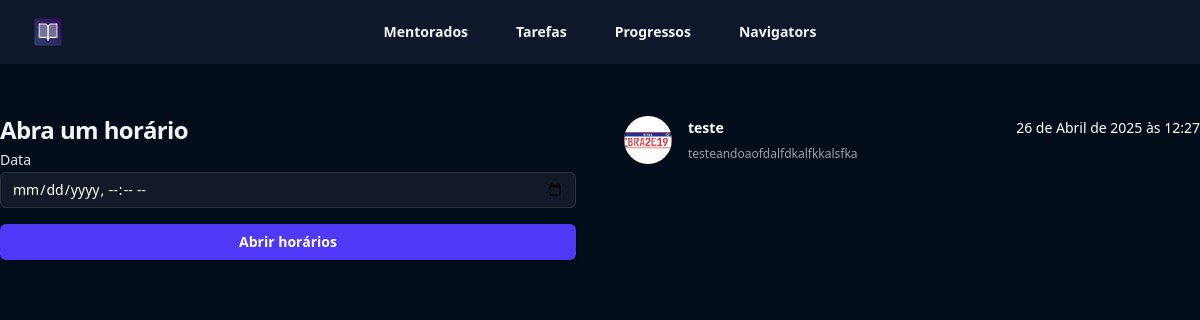
Screenshot of /mentorados/reunioes/ (signed in) with the database file from the repository.
### mentorados/models.py (models this page shows, shortened)
class Reuniao(models.Model):
    tag_choices = (
        ('G', 'Gestão'),
        ('M', 'Marketing'),
        ('RH', 'Gestão de pessoas'),
        ('I', 'Impostos')
    )
    data = models.ForeignKey(DisponibilidadeHorarios, on_delete=models.CASCADE)
    mentorado = models.ForeignKey(Mentorados, on_delete=models.CASCADE)
    tag = models.CharField(max_length=2, choices=tag_choices)
    descricao = models.TextField()

class Mentorados(models.Model):
    estagio_choices = (
        ('E1', '10-100k'),
        ('E2', '100-1kkk')
    )
    nome = models.CharField(max_length=255)
    foto = models.ImageField(upload_to='fotos', null=True, blank=True)
    estagio = models.CharField(max_length=2, choices=estagio_choices)
    navigator = models.ForeignKey(Navigators, null=True, blank=True, on_delete=models.CASCADE)
    user = models.ForeignKey(User, on_delete=models.CASCADE)
    criado_em = models.DateField(auto_now_add=True)
    token = models.CharField(max_length=16)

class DisponibilidadeHorarios(models.Model):
    data_inicial = models.DateTimeField(null=True, blank=True)
    mentor = models.ForeignKey(User, on_delete=models.CASCADE)
    agendado = models.BooleanField(default=False)

### mentorados/views.py (the view, shortened to what this page needs)
# urls.py: path('reunioes/', views.reunioes, name='reunioes'),
def reunioes(request):
    if request.method == 'GET':
        reunioes = Reuniao.objects.filter(data__mentor=request.user).order_by('-data')
        return render(request, 'reunioes.html', { 'reunioes': reunioes })

### mentorados/templates/reunioes.html (shortened to what this page needs)
{% extends "base.html" %}
{% load static %}
{% block 'body' %}
<header class="bg-slate-900">
    <nav class="flex items-center justify-between p-4 lg:px-8" aria-label="Global">
      <div class="flex lg:flex-1">
        <a href="#" class="-m-1.5 p-1.5">
          <img class="h-8 w-auto" src="{% static 'logo.png' %}" alt="">
        </a>
      </div>
      <div class="hidden lg:flex lg:gap-x-12">
        <a href="#" class="text-sm/6 font-semibold text-gray-100">Mentorados</a>
        <a href="#" class="text-sm/6 font-semibold text-gray-100">Tarefas</a>
        <a href="#" class="text-sm/6 font-semibold text-gray-100">Progressos</a>
        <a href="#" class="text-sm/6 font-semibold text-gray-100">Navigators</a>
      </div>
    </nav>
  </header>
  <div class="bg-[#040e1b] min-h-screen">
    <div class="max-w-7xl mx-auto py-8">
        <div class="grid grid-cols-2 gap-12 ">
            <div>
                <form action="{% url 'reunioes' %}" method="POST">{% csrf_token %}
                  <h2 class="mt-4 text-2xl/9 font-bold tracking-tight text-gray-100">Abra um horário</h2>
                  <label for="email" class="block text-sm/6 font-medium text-gray-200">Data</label>
                  <input type="datetime-local" name="data" id="date" required class="block w-full rounded-md bg-white/5 px-3 py-1.5 text-base text-white outline outline-1 -outline-offset-1 outline-white/10 placeholder:text-gray-500 focus:outline focus:outline-2 focus:-outline-offset-2 focus:outline-indigo-500 sm:text-sm/6">
                  <button type="submit" class="flex w-full justify-center cursor-pointer rounded-md bg-indigo-600 px-3 py-1.5 text-sm/6 font-semibold text-white shadow-sm hover:bg-indigo-500 focus-visible:outline focus-visible:outline-2 focus-visible:outline-offset-2 focus-visible:outline-indigo-600 mt-4">Abrir horários</button>
                </form>
            </div>
            <div>
                <ul role="list" class="divide-y divide-gray-800">
                  {% for reuniao in reunioes %}
                    <li class="flex justify-between gap-x-6 py-5">
                      <div class="flex min-w-0 gap-x-4">
                        <img class="size-12 flex-none rounded-full bg-gray-800" src="{{ reuniao.mentorado.foto.url}}" alt="">
                        <div class="min-w-0 flex-auto">
                          <p class="text-sm/6 font-semibold text-white">{{ reuniao.mentorado.nome }}</p>
                          <p class="mt-1 truncate text-xs/5 text-gray-400">{{ reuniao.descricao }}</p>
                        </div>
                      </div>
                      <div class="hidden shrink-0 sm:flex sm:flex-col sm:items-end">
                        <p class="text-sm/6 text-white">{{ reuniao.data.data_inicial }}</p>
                      </div>
                    </li>
                  {% endfor %}
                  </ul>
            </div>
        </div>
    </div>
  </div>
{% endblock 'body' %}

### rows the page displays
Reuniao: mentorado.foto (picture), mentorado.nome "teste", descricao "testeandoaofdalfdkalfkkalsfka", data.data_inicial "26 de Abril de 2025 às 12:27"
